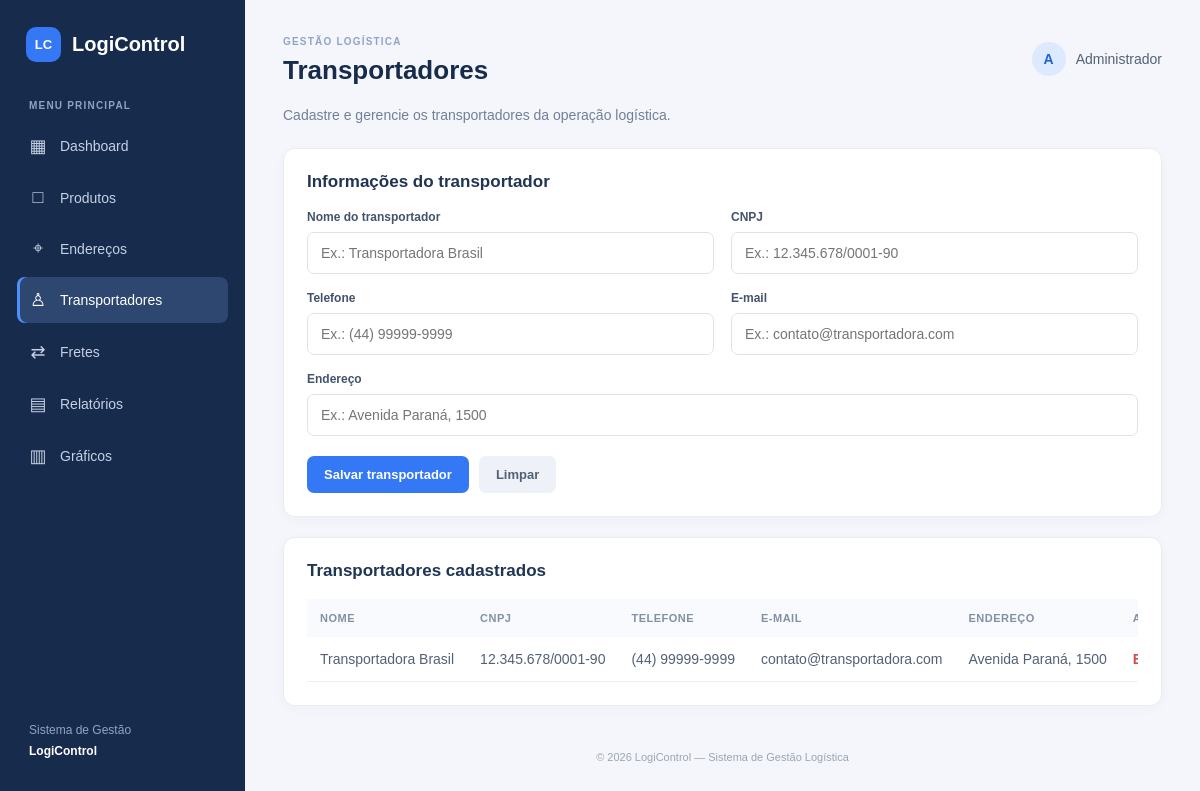
Screenshot of /index.php?pagina=transportadores with the database file from the repository.
### tables this page shows
CREATE TABLE IF NOT EXISTS transportadores (
  id INT AUTO_INCREMENT PRIMARY KEY,
  nome VARCHAR(150) NOT NULL,
  cnpj VARCHAR(25),
  telefone VARCHAR(30),
  email VARCHAR(150),
  endereco VARCHAR(255),
  criado_em TIMESTAMP DEFAULT CURRENT_TIMESTAMP
);

### pages/transportadores.php (the view, shortened to what this page needs)
<?php
$lista=$pdo->query("SELECT * FROM transportadores ORDER BY id DESC")->fetchAll();
?>
<p class="subtitle">Cadastre e gerencie os transportadores da operação logística.</p>
<section class="panel"><h2>Informações do transportador</h2><form method="post" class="form-grid"><input type="hidden" name="acao" value="salvar">
<label>Nome do transportador<input name="nome" placeholder="Ex.: Transportadora Brasil" required></label>
<label>CNPJ<input name="cnpj" placeholder="Ex.: 12.345.678/0001-90"></label>
<label>Telefone<input name="telefone" placeholder="Ex.: (44) 99999-9999"></label>
<label>E-mail<input type="email" name="email" placeholder="Ex.: contato@transportadora.com"></label>
<label class="full">Endereço<input name="endereco" placeholder="Ex.: Avenida Paraná, 1500"></label>
<div class="form-actions full"><button class="button primary">Salvar transportador</button><button type="reset" class="button secondary">Limpar</button></div></form></section>
<section class="panel"><h2>Transportadores cadastrados</h2><div class="table-wrap"><table><thead><tr><th>Nome</th><th>CNPJ</th><th>Telefone</th><th>E-mail</th><th>Endereço</th><th>Ação</th></tr></thead><tbody>
<?php foreach($lista as $t): ?><tr><td><?= h($t['nome']) ?></td><td><?= h($t['cnpj']) ?></td><td><?= h($t['telefone']) ?></td><td><?= h($t['email']) ?></td><td><?= h($t['endereco']) ?></td><td><a class="delete" onclick="return confirm('Excluir este transportador?')" href="index.php?pagina=transportadores&excluir=<?= (int)$t['id'] ?>">Excluir</a></td></tr><?php endforeach; ?>
<?php if(!$lista): ?><tr><td colspan="6" class="empty">Nenhum transportador cadastrado.</td></tr><?php endif; ?></tbody></table></div></section>

### assets/css/style.css (style rules this page uses)
* { box-sizing:border-box }
body { margin:0;background:#f4f6fb;color:#202b3c;font-family:Arial,Helvetica,sans-serif;font-size:14px }
.subtitle { color:#718096;margin:0 0 22px;line-height:1.6 }
.panel { background:white;border:1px solid #e8edf5;border-radius:12px;padding:23px;margin:20px 0;box-shadow:0 3px 12px #263b5b08 }
.panel h2 { font-size:17px;color:#203553;margin:0 0 18px }
.table-wrap { width:100%;overflow-x:auto }
table { width:100%;border-collapse:collapse;white-space:nowrap }
th { text-align:left;color:#8290a4;font-size:11px;text-transform:uppercase;letter-spacing:.5px;background:#f8fafd;padding:13px }
td { padding:14px 13px;border-bottom:1px solid #edf1f6;color:#536176 }
.button { border:0;border-radius:7px;padding:11px 17px;font-weight:700;font-size:13px;cursor:pointer;text-decoration:none;display:inline-block }
.primary { background:#3478f6;color:white }
.secondary { background:#eef2f8;color:#536176 }
.form-grid { display:grid;grid-template-columns:repeat(2,minmax(0,1fr));gap:17px }
.form-grid label { display:grid;gap:8px;color:#43536b;font-weight:600;font-size:12px }
.form-grid input,.form-grid textarea,.form-grid select { width:100%;border:1px solid #dce3ed;border-radius:7px;padding:12px 13px;font:14px Arial;color:#29384e;background:#fff;outline:none }
.full { grid-column:1/-1 }
.form-actions { display:flex;gap:10px;margin-top:3px }
.delete { color:#d34d4d;text-decoration:none;font-weight:600 }

### rows the page displays
transportadores: nome "Transportadora Brasil", cnpj "12.345.678/0001-90", telefone "(44) 99999-9999", email "contato@transportadora.com", endereco "Avenida Paraná, 1500"

### other values shown
$icone "▦"
$nome "Dashboard"
$icone "□"
$nome "Produtos"
$icone "⌖"
$nome "Endereços"
$icone "♙"
$nome "Transportadores"
$icone "⇄"
$nome "Fretes"
$icone "▤"
$nome "Relatórios"
$icone "▥"
$nome "Gráficos"
$menus[$pagina] "Transportadores"
